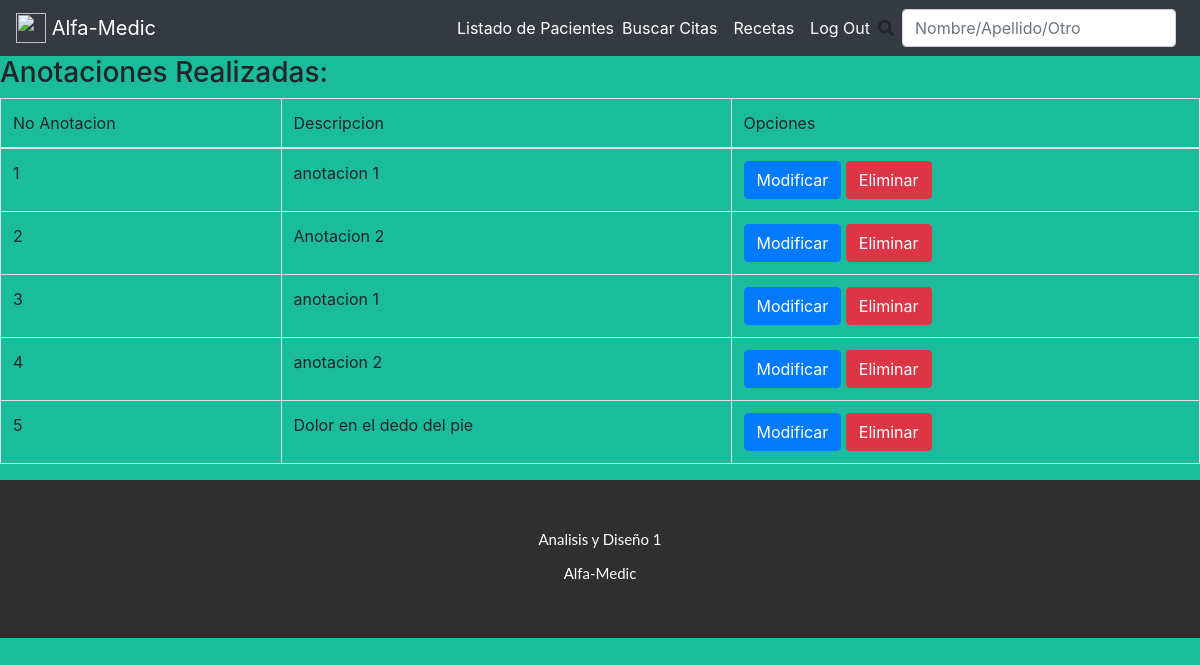
/listado_anotaciones/ (signed in), run on an earlier commit of the app's database.
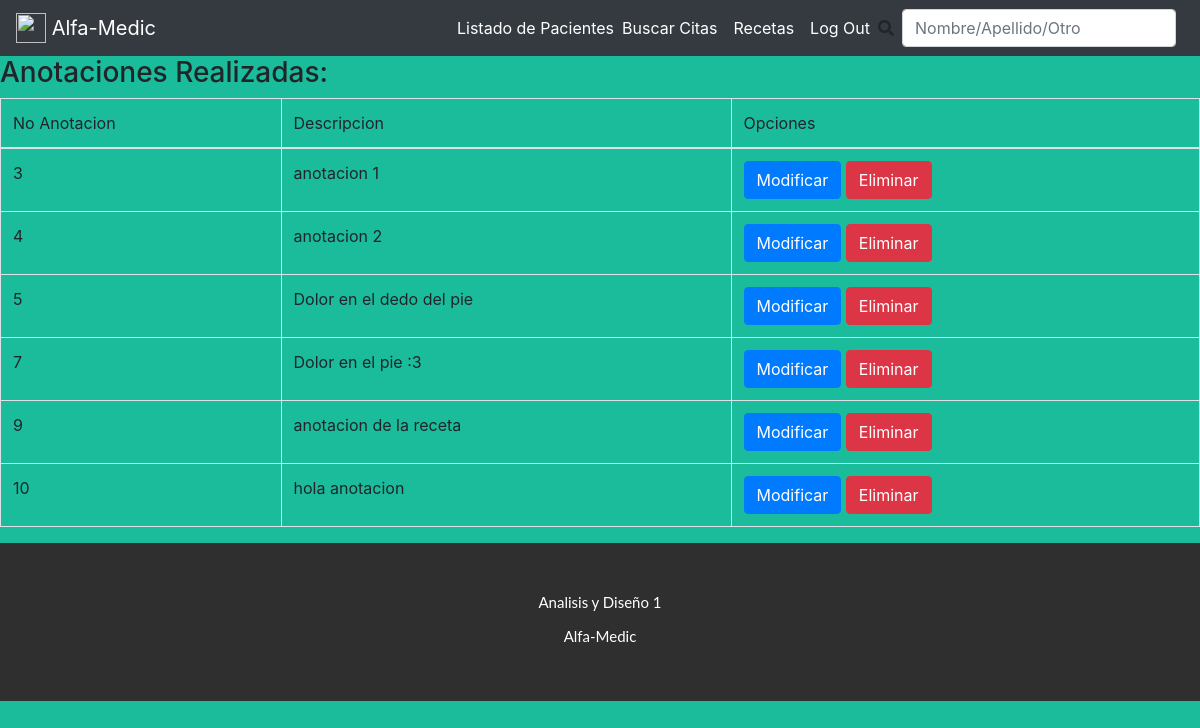
And on a later commit of the database.
### anotacion/models.py (models this page shows, shortened)
class Anotacion(models.Model):
    no_anotacion = models.AutoField(primary_key=True)
    id_cita = models.ForeignKey(Cita, related_name="anotaciones", on_delete=models.CASCADE, blank=True, null=True)
    descripcion = models.CharField(max_length=200)
    fecha_hora = models.DateTimeField(default=datetime.now)

### anotacion/views.py (the view)
# urls.py: path('listado_anotaciones/', listado_anotaciones, name='listado_anotaciones'),
def listado_anotaciones(request):
    if request.user.is_authenticated:
        anotaciones=Anotacion.objects.all()
        data={
            'lista_anotaciones':anotaciones
        }
        return render(request, 'anotacion/listado_anotaciones.html',data)
    else:
        return redirect('notFound')

### templates/anotacion/listado_anotaciones.html
{%extends '_base.html'%}
{% block content %}
<h3>
    Anotaciones Realizadas:
</h3>
{% if lista_anotaciones %}
<table class="table table-bordered">
	<thead>
		<tr>
            <td>No Anotacion</td>
            <td>Descripcion </td>
            <td>Opciones</td>
		</tr>
	</thead>
	<tbody>
		{% for anotacion in lista_anotaciones %}
		<tr>
			<td>{{ anotacion.no_anotacion }}</td>
			<td>{{ anotacion.descripcion }}</td>
			<td>
				<a class="btn btn-primary" href="{% url 'modificar_anotacion' anotacion.no_anotacion %}">Modificar</a>
				<a class="btn btn-danger" href="{% url 'eliminar_anotacion' anotacion.no_anotacion %}">Eliminar</a>
			</td>
		</tr>
		{% endfor %}
		{% else %}
		<h1>Aun no se han realizado anotaciones en esta cita!</h1>
		{% endif %}
	</tbody>
</table>
{% endblock %}

What changed in the data, as far as the page shows it:
removed Anotacion: no_anotacion "1", descripcion "anotacion 1"
removed Anotacion: no_anotacion "2", descripcion "Anotacion 2"
added Anotacion: no_anotacion "7", descripcion "Dolor en el pie :3"
added Anotacion: no_anotacion "9", descripcion "anotacion de la receta"
added Anotacion: no_anotacion "10", descripcion "hola anotacion"
